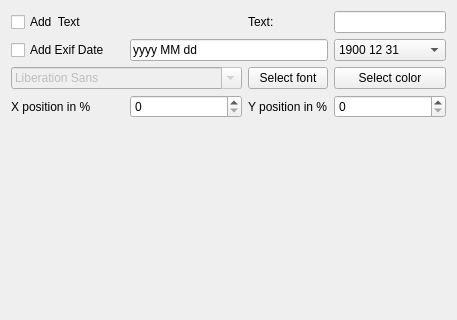
<?xml version="1.0" encoding="UTF-8"?>
<ui version="4.0">
 <class>Widget</class>
 <widget class="QWidget" name="Widget">
  <property name="geometry">
   <rect>
    <x>0</x>
    <y>0</y>
    <width>356</width>
    <height>320</height>
   </rect>
  </property>
  <property name="windowTitle">
   <string notr="true">Form</string>
  </property>
  <layout class="QGridLayout" name="gridLayout">
   <item row="0" column="0" colspan="2">
    <widget class="QCheckBox" name="overlayCheckBox">
     <property name="text">
      <string>Add  Text</string>
     </property>
    </widget>
   </item>
   <item row="0" column="2">
    <widget class="QLabel" name="label">
     <property name="text">
      <string>Text:</string>
     </property>
    </widget>
   </item>
   <item row="0" column="3">
    <widget class="QLineEdit" name="Text"/>
   </item>
   <item row="3" column="0" colspan="2">
    <widget class="QFontComboBox" name="fontComboBox">
     <property name="enabled">
      <bool>false</bool>
     </property>
    </widget>
   </item>
   <item row="3" column="2">
    <widget class="QPushButton" name="pushButton">
     <property name="text">
      <string>Select font</string>
     </property>
    </widget>
   </item>
   <item row="3" column="3">
    <widget class="QPushButton" name="colorPushButton">
     <property name="text">
      <string>Select color</string>
     </property>
    </widget>
   </item>
   <item row="4" column="0">
    <widget class="QLabel" name="label_2">
     <property name="text">
      <string>X position in %</string>
     </property>
    </widget>
   </item>
   <item row="4" column="1">
    <widget class="QSpinBox" name="xSpinBox">
     <property name="maximum">
      <number>100</number>
     </property>
    </widget>
   </item>
   <item row="4" column="2">
    <widget class="QLabel" name="label_3">
     <property name="text">
      <string>Y position in %</string>
     </property>
    </widget>
   </item>
   <item row="4" column="3">
    <widget class="QSpinBox" name="ySpinBox">
     <property name="maximum">
      <number>100</number>
     </property>
    </widget>
   </item>
   <item row="5" column="0" colspan="4">
    <widget class="QLabel" name="imageLabel">
     <property name="maximumSize">
      <size>
       <width>256</width>
       <height>256</height>
      </size>
     </property>
     <property name="text">
      <string/>
     </property>
    </widget>
   </item>
   <item row="2" column="0">
    <widget class="QCheckBox" name="exifDateCheckBox">
     <property name="text">
      <string>Add Exif Date</string>
     </property>
    </widget>
   </item>
   <item row="2" column="1" colspan="2">
    <widget class="QLineEdit" name="exifDateLineEdit">
     <property name="text">
      <string notr="true">yyyy MM dd</string>
     </property>
    </widget>
   </item>
   <item row="2" column="3">
    <widget class="QComboBox" name="exifDateComboBox">
     <item>
      <property name="text">
       <string notr="true">1900 12 31</string>
      </property>
     </item>
     <item>
      <property name="text">
       <string notr="true">12/31 23:59:59</string>
      </property>
     </item>
     <item>
      <property name="text">
       <string notr="true">31.12 23:59</string>
      </property>
     </item>
    </widget>
   </item>
  </layout>
 </widget>
 <resources/>
 <connections/>
</ui>
